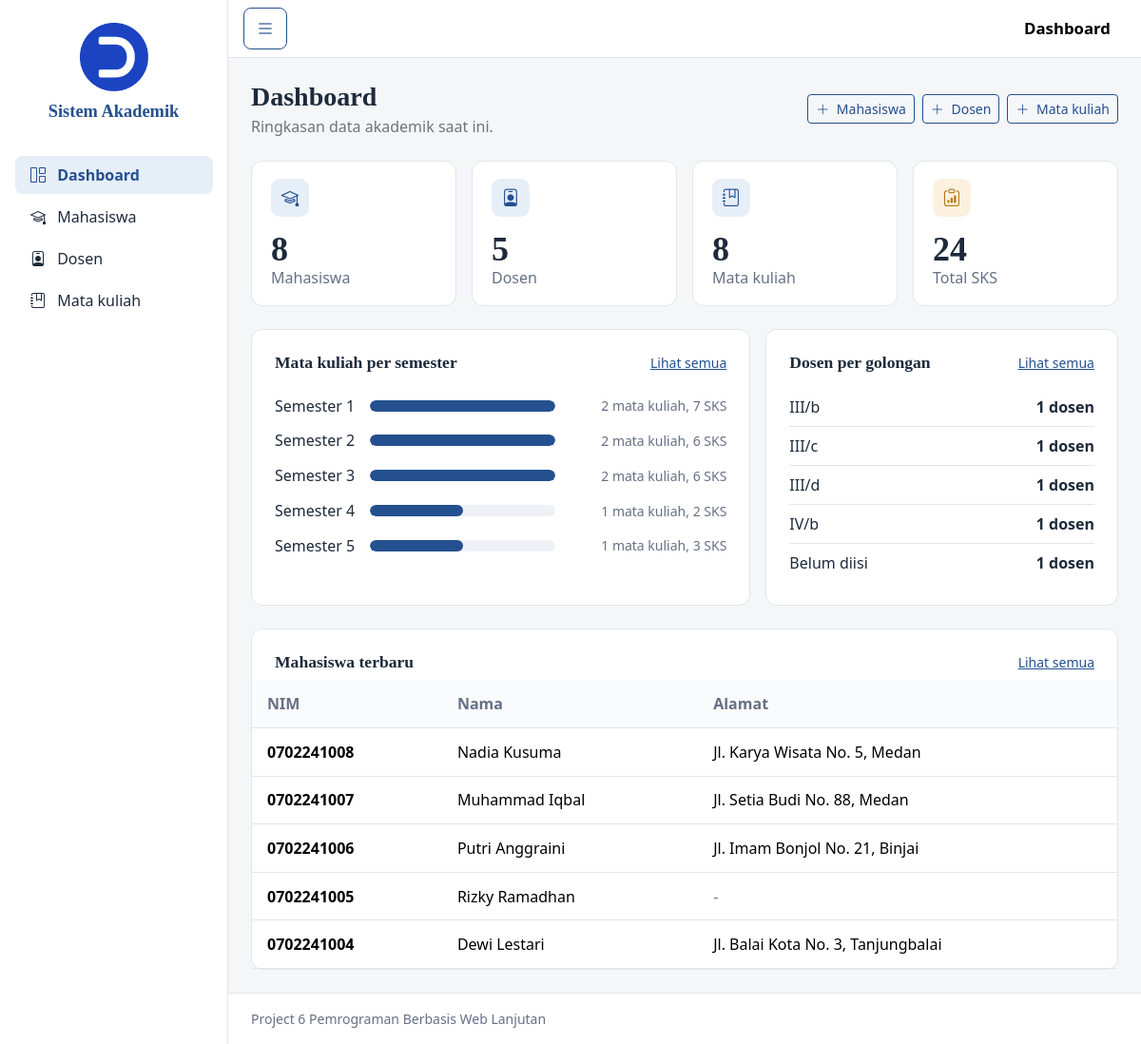
/dashboard, run on the app's committed database.
### tables this page shows
CREATE TABLE IF NOT EXISTS tb_mhsw (
      mhsw_id INT(11) NOT NULL AUTO_INCREMENT,
      mhsw_nim VARCHAR(25) NOT NULL,
      mhsw_nama VARCHAR(100) NOT NULL,
      mhsw_alamat TEXT DEFAULT NULL,
      PRIMARY KEY(mhsw_id),
      UNIQUE KEY(mhsw_nim)
);

### app/core/Controller.php (called while the page is built, shortened)
<?php
class Controller
{
	public function dashboard($view, $data = [])
	{
		require_once ROOT . "layouts/dashboard.php";
	}
}

### app/controllers/Dashboard.php (called while the page is built, shortened)
<?php
class Dashboard extends Controller
{
	public function index()
	{
		$model = new \App\Models\Dashboard();
		$data['ringkasan'] = $model->ringkasan();
		$this->dashboard('dashboard/index', $data);
	}
}

### index.php (called while the page is built, shortened)
<?php
new App\Core\Bootstrap();

### app/core/helpers.php (called while the page is built, shortened)
<?php
function e($nilai): string
{
	return htmlspecialchars((string) $nilai, ENT_QUOTES, 'UTF-8');
}
function url(string $path = ''): string
{
	return URL . '/' . ltrim($path, '/');
}

### app/core/Model.php (called while the page is built, shortened)
<?php
class Model
{
	public function __construct()
	{
		$dsn = "mysql:host=" . DB_HOST . ";dbname=" . DB_NAME . ";charset=utf8mb4";
		$this->db = new PDO($dsn, DB_USER, DB_PASS, [
			PDO::ATTR_ERRMODE            => PDO::ERRMODE_EXCEPTION,
			PDO::ATTR_DEFAULT_FETCH_MODE => PDO::FETCH_ASSOC,
			PDO::ATTR_EMULATE_PREPARES   => false,
		]);
	}
	public function selects($stmt)
	{
		$data = [];
		while ($rows = $stmt->fetch()) {
			$data[] = $rows;
		}
		return $data;
	}
}

### app/models/Dashboard.php (called while the page is built, shortened)
<?php
class Dashboard extends Model
{
	public function ringkasan(): array
	{
		$hitung = function (string $sql): int {
			return (int) $this->db->query($sql)->fetchColumn();
		};
		return [
			'mahasiswa'  => $hitung("SELECT COUNT(*) FROM tb_mhsw"),
			'dosen'      => $hitung("SELECT COUNT(*) FROM tb_dosen"),
			'matakuliah' => $hitung("SELECT COUNT(*) FROM tb_matakuliah"),
			'sks'        => $hitung("SELECT COALESCE(SUM(matkul_sks), 0) FROM tb_matakuliah"),
			'per_semester' => $this->selects($this->db->query(
				"SELECT matkul_semester AS semester, COUNT(*) AS jumlah, SUM(matkul_sks) AS sks
				 FROM tb_matakuliah GROUP BY matkul_semester ORDER BY matkul_semester ASC"
			)),
			'per_golongan' => $this->selects($this->db->query(
				"SELECT COALESCE(NULLIF(dosen_golongan, ''), 'Belum diisi') AS golongan, COUNT(*) AS jumlah
				 FROM tb_dosen GROUP BY golongan ORDER BY golongan = 'Belum diisi', jumlah DESC, golongan ASC"
			)),
			'mhs_terbaru' => $this->selects($this->db->query(
				"SELECT mhsw_id, mhsw_nim, mhsw_nama, mhsw_alamat FROM tb_mhsw ORDER BY mhsw_id DESC LIMIT 5"
			)),
		];
	}
}

### app/views/dashboard/index.php (the view, shortened to what this page needs)
<?php
$r = $data['ringkasan'];
$maks = 0;
foreach ($r['per_semester'] as $s) {
	$maks = max($maks, (int) $s['jumlah']);
}
$kartu = [
	['mahasiswa',  'Mahasiswa',   $r['mahasiswa'],  'bi-mortarboard',     ''],
	['dosen',      'Dosen',       $r['dosen'],      'bi-person-badge',    ''],
	['matakuliah', 'Mata kuliah', $r['matakuliah'], 'bi-journal-bookmark', ''],
];
?>
<div class="page-head">
	<div>
		<h1 class="page-title">Dashboard</h1>
		<p class="text-secondary mb-0">Ringkasan data akademik saat ini.</p>
	</div>
	<div class="d-flex flex-wrap gap-2">
		<a href="<?php echo e(url('mahasiswa/input')); ?>" class="btn btn-outline-primary btn-sm"><i class="bi bi-plus-lg me-1"></i> Mahasiswa</a>
		<a href="<?php echo e(url('dosen/input')); ?>" class="btn btn-outline-primary btn-sm"><i class="bi bi-plus-lg me-1"></i> Dosen</a>
		<a href="<?php echo e(url('matakuliah/input')); ?>" class="btn btn-outline-primary btn-sm"><i class="bi bi-plus-lg me-1"></i> Mata kuliah</a>
	</div>
</div>
<div class="row g-3 mb-4">
	<?php foreach ($kartu as $k) { ?>
		<div class="col-6 col-xl-3">
			<a href="<?php echo e(url($k[0])); ?>" class="stat-card" aria-label="<?php echo e($k[1]); ?>: <?php echo (int) $k[2]; ?>. Buka data <?php echo e(strtolower($k[1])); ?>">
				<div class="d-flex justify-content-between align-items-start mb-3">
					<span class="stat-icon"><i class="bi <?php echo $k[3]; ?>"></i></span>
				</div>
				<div class="stat-number"><?php echo (int) $k[2]; ?></div>
				<div class="stat-label"><?php echo e($k[1]); ?></div>
			</a>
		</div>
	<?php } ?>
	<div class="col-6 col-xl-3">
		<div class="stat-card">
			<div class="d-flex justify-content-between align-items-start mb-3">
				<span class="stat-icon amber"><i class="bi bi-clipboard-data"></i></span>
			</div>
			<div class="stat-number"><?php echo (int) $r['sks']; ?></div>
			<div class="stat-label">Total SKS</div>
		</div>
	</div>
</div>
<div class="row g-3 mb-4">
	<div class="col-12 col-xl-7">
		<div class="panel p-4 h-100">
			<div class="d-flex justify-content-between align-items-center mb-3">
				<h2 class="panel-title">Mata kuliah per semester</h2>
				<a href="<?php echo e(url('matakuliah')); ?>" class="small">Lihat semua</a>
			</div>
			<?php foreach ($r['per_semester'] as $s) { ?>
				<div class="bar-row">
					<div>Semester <?php echo (int) $s['semester']; ?></div>
					<div class="bar-track" role="img" aria-label="Semester <?php echo (int) $s['semester']; ?>: <?php echo (int) $s['jumlah']; ?> mata kuliah">
						<div class="bar-fill" style="width: <?php echo $maks > 0 ? round(((int) $s['jumlah'] / $maks) * 100) : 0; ?>%"></div>
					</div>
					<div class="bar-meta"><?php echo (int) $s['jumlah']; ?> mata kuliah, <?php echo (int) $s['sks']; ?> SKS</div>
				</div>
			<?php } ?>
		</div>
	</div>
	<div class="col-12 col-xl-5">
		<div class="panel p-4 h-100">
			<div class="d-flex justify-content-between align-items-center mb-3">
				<h2 class="panel-title">Dosen per golongan</h2>
				<a href="<?php echo e(url('dosen')); ?>" class="small">Lihat semua</a>
			</div>
			<ul class="list-group list-group-flush">
				<?php foreach ($r['per_golongan'] as $g) { ?>
					<li class="list-group-item d-flex justify-content-between align-items-center px-0">
						<span><?php echo e($g['golongan']); ?></span>
						<span class="fw-semibold"><?php echo (int) $g['jumlah']; ?> dosen</span>
					</li>
				<?php } ?>
			</ul>
		</div>
	</div>
</div>
<div class="panel">
	<div class="d-flex justify-content-between align-items-center p-4 pb-2">
		<h2 class="panel-title">Mahasiswa terbaru</h2>
		<a href="<?php echo e(url('mahasiswa')); ?>" class="small">Lihat semua</a>
	</div>
	<?php if (!$r['mhs_terbaru']) { ?>
		<div class="empty-state">
			<i class="bi bi-mortarboard d-block mb-2"></i>
			Belum ada mahasiswa. <a href="<?php echo e(url('mahasiswa/input')); ?>">Tambah mahasiswa</a>
		</div>
	<?php } else { ?>
		<div class="table-responsive">
			<table class="table align-middle mb-0">
				<thead>
					<tr>
						<th>NIM</th>
						<th>Nama</th>
						<th>Alamat</th>
					</tr>
				</thead>
				<tbody>
					<?php foreach ($r['mhs_terbaru'] as $m) { ?>
						<tr>
							<td class="kode"><?php echo e($m['mhsw_nim']); ?></td>
							<td><?php echo e($m['mhsw_nama']); ?></td>
							<td><?php echo $m['mhsw_alamat'] !== null && $m['mhsw_alamat'] !== '' ? e($m['mhsw_alamat']) : '<span class="text-secondary">-</span>'; ?></td>
						</tr>
					<?php } ?>
				</tbody>
			</table>
		</div>
	<?php } ?>
</div>

### layouts/assets/css/style.css (style rules this page uses)
:root { --bs-body-bg: #f5f6f8; --bs-body-color: #1e2a3b; --bs-secondary-color: #667085; --bs-border-color: #e2e6ec; --bs-primary: #24508f; --bs-primary-rgb: 36, 80, 143; --bs-link-color: #24508f; --bs-link-color-rgb: 36, 80, 143; --bs-link-hover-color: #1c4177; --bs-link-hover-color-rgb: 28, 65, 119; --bs-border-radius: 0.5rem; --bs-border-radius-lg: 0.75rem; --ak-serif: "Iowan Old Style", "Palatino Linotype", Palatino, Georgia, "Times New Roman", serif; --ak-soft: #e6eef8; --ak-amber: #b7791f; --ak-line: #e2e6ec; }
body { overflow-x: hidden; }
h1, h2, h3, .page-title, .brand-name, .stat-number { font-family: var(--ak-serif); }
.btn-outline-primary { --bs-btn-color: #24508f; --bs-btn-border-color: #24508f; --bs-btn-hover-bg: #24508f; --bs-btn-hover-border-color: #24508f; --bs-btn-active-bg: #1c4177; --bs-btn-active-border-color: #1c4177; --bs-btn-focus-shadow-rgb: 36, 80, 143; }
.page-head { display: flex; flex-direction: column; gap: 1rem; margin-bottom: 1.5rem; }
@media (min-width: 576px) { .page-head { flex-direction: row; align-items: center; justify-content: space-between; } }
.page-title { font-size: 1.75rem; font-weight: 700; margin-bottom: 0.15rem; }
.panel { background-color: #fff; border: 1px solid var(--ak-line); border-radius: 0.75rem; }
.panel-title { font-size: 1.1rem; font-weight: 700; margin: 0; }
.table { --bs-table-bg: transparent; --bs-table-hover-bg: #f6f9fd; }
.list-group { --bs-list-group-bg: transparent; }
.table thead th { font-weight: 600; color: #667085; background-color: #fafbfc; border-bottom: 1px solid var(--ak-line); white-space: nowrap; }
.table td, .table th { padding: 0.8rem 1rem; }
.kode { font-variant-numeric: tabular-nums; font-weight: 600; }
.stat-card { display: block; height: 100%; padding: 1.1rem 1.25rem; color: inherit; text-decoration: none; background-color: #fff; border: 1px solid var(--ak-line); border-radius: 0.75rem; transition: border-color 0.15s; }
.stat-icon { display: inline-flex; align-items: center; justify-content: center; width: 2.5rem; height: 2.5rem; border-radius: 0.6rem; color: #24508f; background-color: var(--ak-soft); font-size: 1.15rem; }
.stat-icon.amber { color: var(--ak-amber); background-color: #fbf1de; }
.stat-number { font-size: 2.25rem; font-weight: 700; line-height: 1; }
.stat-label { color: #667085; }
.bar-row > :first-child { white-space: nowrap; }
.bar-row { display: grid; grid-template-columns: 5.5rem 1fr 10.5rem; align-items: center; gap: 0.75rem; padding: 0.4rem 0; }
.bar-track { height: 0.75rem; background-color: #eef1f5; border-radius: 999px; overflow: hidden; }
.bar-fill { height: 100%; background-color: #24508f; border-radius: 999px; }
.bar-meta { white-space: nowrap; font-size: 0.875rem; color: #667085; text-align: right; }

### data on the page
tb_mhsw: mhsw_nim "0702241008", mhsw_nama "Nadia Kusuma", mhsw_alamat "Jl. Karya Wisata No. 5, Medan"
tb_mhsw: mhsw_nim "0702241007", mhsw_nama "Muhammad Iqbal", mhsw_alamat "Jl. Setia Budi No. 88, Medan"
tb_mhsw: mhsw_nim "0702241006", mhsw_nama "Putri Anggraini", mhsw_alamat "Jl. Imam Bonjol No. 21, Binjai"
tb_mhsw: mhsw_nim "0702241005", mhsw_nama "Rizky Ramadhan"
tb_mhsw: mhsw_nim "0702241004", mhsw_nama "Dewi Lestari", mhsw_alamat "Jl. Balai Kota No. 3, Tanjungbalai"

### other printed values
$m[1] "Dashboard"
$m[1] "Mahasiswa"
$m[1] "Dosen"
$m[1] "Mata kuliah"
$judulHalaman "Dashboard"
$k[2] "8"
$k[1] "Mahasiswa"
$k[2] "5"
$k[1] "Dosen"
$k[1] "Mata kuliah"
$r['sks'] "24"
$s['semester'] "1"
$s['jumlah'] "2"
$s['sks'] "7"
$s['semester'] "2"
